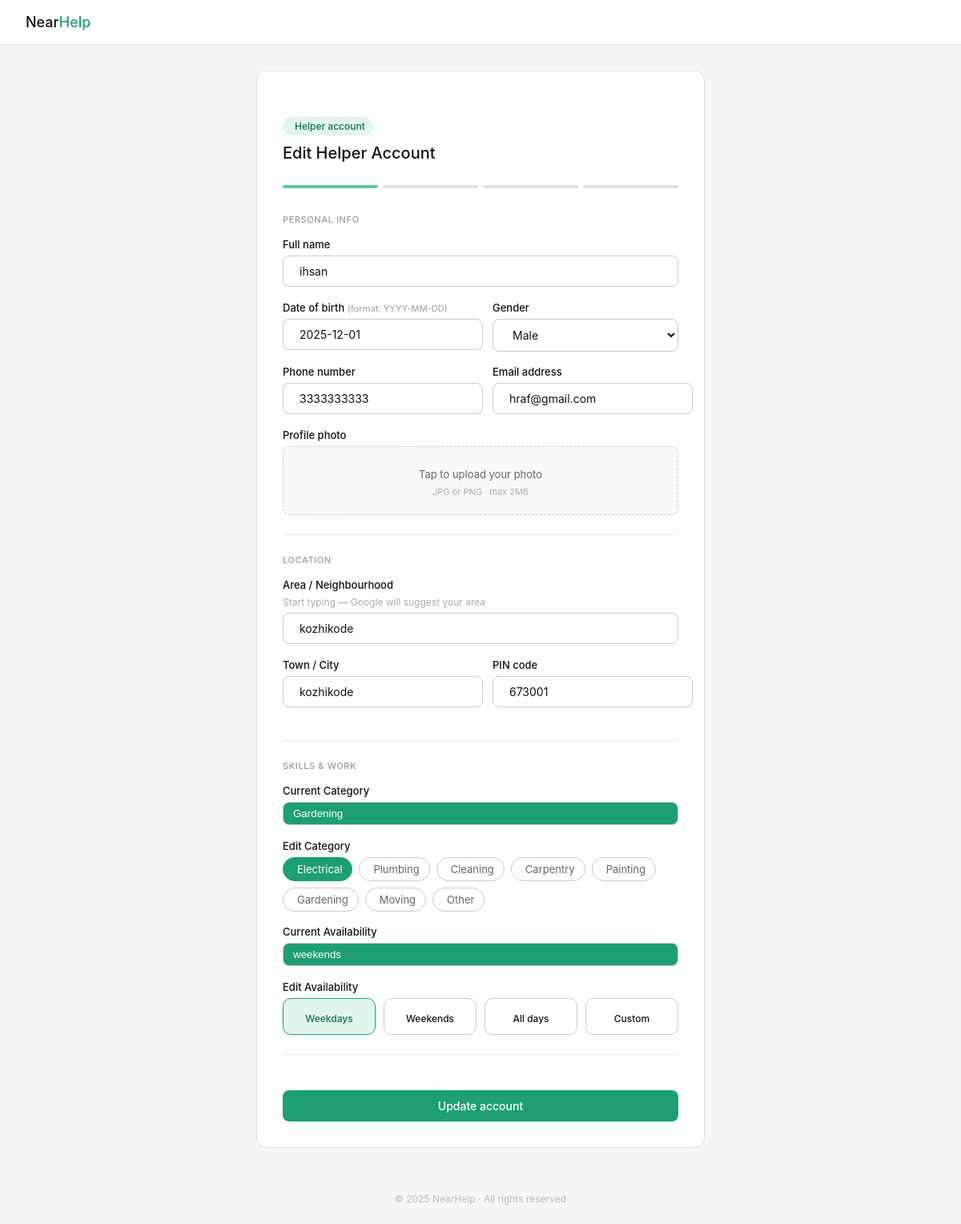
The app's page /Edit_helper_data_table/3/ with its own data.
### projectnearhelpapp/models.py (models this page shows)
class Helper_details(models.Model):
        user = models.OneToOneField(settings.AUTH_USER_MODEL, on_delete=models.CASCADE , related_name='helper_details', null=True, blank=True)
        Fullname = models.CharField(max_length=50)
        Dob = models.DateField()
        Gender = models.CharField()
        Phone_number = models.CharField()
        Email = models.CharField()
        Photo = models.ImageField(upload_to="photos/" , blank=True, null=True)
        Area = models.CharField(max_length=100, null=True, blank=True)
        Town = models.CharField(max_length=100)
        Pin = models.IntegerField()
        Category = models.CharField()
        Availability = models.CharField()
        Password = models.CharField(max_length=128)

### projectnearhelpapp/views.py (the view)
# urls.py: path('Edit_helper_data_table/<int:pk>/',views.Edit_helper_data_table,name='Edit_helper_data_table'),
def Edit_helper_data_table(request, pk):
    selected_helper = Helper_details.objects.get(id=pk)
    return render(request,'admin_dashboard/edit_helper_data_admin.html',{'selected_helper':selected_helper})

### projectnearhelpapp/templates/admin_dashboard/edit_helper_data_admin.html (shortened to what this page needs)
<!DOCTYPE html>
<html lang="en">
    <head>
        {% load static %}
        <link rel="stylesheet"
            href="https://cdn.jsdelivr.net/npm/@tabler/icons-webfont@latest/dist/tabler-icons.min.css" />
        <link rel="stylesheet" href="{% static 'css/helper_signup_page.css' %}">
    </head>
    <body>
        <nav class="nav">
            <a class="logo" href="#">Near<span>Help</span></a>
        </nav>
        <div class="page">
            <div class="form-wrap">
                <div class="form-head">
                    <div class="badge"> Helper
                        account</div>
                    <h1>Edit Helper Account</h1>
                </div>
                <div class="progress-bar">
                    <div class="progress-step active"></div>
                    <div class="progress-step"></div>
                    <div class="progress-step"></div>
                    <div class="progress-step"></div>
                </div>
                <form
                    action="{% url 'Update_helper_data_table' selected_helper.id %}"
                    method="post"
                    enctype="multipart/form-data">
                    <div class="section-title">Personal info</div>
                    <div class="field">
                        <label for="fullname">Full name</label>
                        <div class="input-wrap">
                            <input type="text" id="fullname" name="fullname"
                                value="{{ selected_helper.Fullname }}" />
                        </div>
                    </div>
                    <div class="two-col">
                        <div class="field">
                            <label for>Date of birth <span>(format: YYYY-MM-DD)</span></label>
                            <div class="input-wrap">
                                <input type="text" id="dob" name="dob" value="{{ selected_helper.Dob|date:'c'  }}"/>
                            </div>
                        </div>
                        <div class="field">
                            <label for="gender">Gender</label>
                            <div class="input-wrap">
                                <select id="gender" name="gender"
                                    value="{{ selected_helper.Gender }}">
                                    <option value="male">Male</option>
                                </select>
                            </div>
                        </div>
                    </div>
                    <div class="two-col">
                        <div class="field">
                            <label for="phone">Phone number</label>
                            <div class="input-wrap">
                                <input type="text" id="phone" name="phone"
                                    maxlength="10" pattern="[0-9]{10}"
                                    value="{{ selected_helper.Phone_number }}" />
                            </div>
                        </div>
                        <div class="field">
                            <label for="email">Email address</label>
                            <div class="input-wrap">
                                <input type="email" id="email" name="email"
                                    value="{{ selected_helper.Email }}" />
                            </div>
                        </div>
                    </div>
                    <div class="field">
                        <label>Profile photo</label>
                        <div class="photo-upload" id="photoBox">
                            <p>Tap to upload your photo</p>
                            <span>JPG or PNG · max 2MB</span>
                        </div>
                    </div>
                    <hr class="divider" />
                    <div class="section-title">Location</div>
                    <div class="field">
                        <label for="area">Area / Neighbourhood</label>
                        <span class="hint">Start typing — Google will suggest
                            your area</span>
                        <div class="input-wrap">
                            <input type="text" id="area" name="area"
                                value="{{ selected_helper.Area }}" />
                        </div>
                    </div>
                    <div class="two-col">
                        <div class="field">
                            <label for="town">Town / City</label>
                            <div class="input-wrap">
                                <input type="text" id="town" name="town"
                                    value="{{ selected_helper.Town }}" />
                            </div>
                        </div>
                        <div class="field">
                            <label for="pin">PIN code</label>
                            <div class="input-wrap">
                                <input type="text" id="pin" name="pin"
                                    value="{{ selected_helper.Pin }}"
                                    maxlength="6" pattern="[0-9]{6}" />
                            </div>
                        </div>
                    </div>
                    <hr class="divider" />
                    <div class="section-title">Skills & work</div>
                    <div class="field">
                        <label for="dob">Current Category</label>
                        <div class="display_chip">
                            <input class="display_input" type="text"
                                value="{{ selected_helper.Category }}" readonly>
                        </div>
                    </div>
                    <div class="field">
                        <label>Edit Category </label>
                        <div class="chip-group" id="catGroup">
                            <div class="chip active" data-val="Electrical"> Electrical</div>
                            <div class="chip" data-val="Plumbing"> Plumbing</div>
                            <div class="chip" data-val="Cleaning"> Cleaning</div>
                            <div class="chip" data-val="Carpentry"> Carpentry</div>
                            <div class="chip" data-val="Painting"> Painting</div>
                            <div class="chip" data-val="Gardening"> Gardening</div>
                            <div class="chip" data-val="Moving"> Moving</div>
                            <div class="chip" data-val="Other">
                                Other</div>
                        </div>
                    </div>
                    <div class="field">
                        <label for="dob">Current Availability</label>
                        <div class="display_chip">
                            <input class="display_input" type="text"
                                value="{{ selected_helper.Availability }}" readonly>
                        </div>
                    </div>
                    <div class="field">
                        <label class="edit_label">Edit Availability</label>
                        <div class="avail-group" id="availGroup">
                            <div class="avail-card active" data-val="weekdays">
                                <div class="a-label">Weekdays</div>
                            </div>
                            <div class="avail-card" data-val="weekends">
                                <div class="a-label">Weekends</div>
                            </div>
                            <div class="avail-card" data-val="allday">
                                <div class="a-label">All days</div>
                            </div>
                            <div class="avail-card" data-val="other">
                                <div class="a-label">Custom</div>
                            </div>
                        </div>
                    </div>
                    <hr class="divider" />
                    <button type="submit" class="btn-primary">Update
                        account</button>
                </form>
            </div>
        </div>
        <div class="page-footer">© 2025 NearHelp · All rights reserved</div>
    </body>
</html>

### static/css/helper_signup_page.css (style rules this page uses)
* { box-sizing: border-box; margin: 0; padding: 0; }
body { font-family: -apple-system, BlinkMacSystemFont, 'Segoe UI', Roboto, sans-serif; background: #f5f5f3; color: #111; min-height: 100vh; display: flex; flex-direction: column; }
.nav { background: #fff; border-bottom: 0.5px solid #e0e0e0; padding: 0 2rem; height: 56px; display: flex; align-items: center; justify-content: space-between; position: sticky; top: 0; z-index: 10; }
.logo { font-size: 18px; font-weight: 500; color: #111; text-decoration: none; }
.logo span { color: #1D9E75; }
.page { flex: 1; display: flex; align-items: flex-start; justify-content: center; padding: 2rem 1rem; }
.form-wrap { width: 100%; max-width: 560px; background: #fff; border: 0.5px solid #e0e0e0; border-radius: 12px; padding: 2rem; }
.form-head { margin-bottom: 1.8rem; }
.form-head .badge { display: inline-flex; align-items: center; gap: 5px; background: #E1F5EE; color: #0F6E56; font-size: 12px; font-weight: 500; padding: 4px 10px; border-radius: 999px; margin-bottom: 10px; }
.form-head h1 { font-size: 20px; font-weight: 500; color: #111; margin-bottom: 4px; }
.progress-bar { display: flex; gap: 6px; margin-bottom: 2rem; }
.progress-step { flex: 1; height: 4px; border-radius: 999px; background: #e0e0e0; }
.progress-step.active { background: #5DCAA5; }
.section-title { font-size: 11px; font-weight: 500; color: #999; text-transform: uppercase; letter-spacing: 0.6px; margin-bottom: 1rem; }
.divider { border: none; border-top: 0.5px solid #e8e8e8; margin: 1.5rem 0; }
.field { margin-bottom: 1.1rem; }
.field label { display: block; font-size: 13px; font-weight: 500; color: #111; margin-bottom: 6px; }
.field .hint { display: block; font-size: 12px; color: #aaa; margin-bottom: 6px; }
.input-wrap { display: flex; align-items: center; border: 0.5px solid #ccc; border-radius: 8px; overflow: hidden; background: #fff; transition: border-color 0.15s; }
.input-wrap input, .input-wrap select { flex: 1; border: none; outline: none; padding: 10px 10px 10px 0; font-size: 14px; background: transparent; color: #111; font-family: inherit; }
.input-wrap select { cursor: pointer; padding-right: 10px; }
.photo-upload { border: 0.5px dashed #ccc; border-radius: 8px; padding: 1.25rem; text-align: center; cursor: pointer; background: #f9f9f9; transition: border-color 0.15s; position: relative; }
.photo-upload p { font-size: 13px; color: #666; margin-bottom: 2px; }
.photo-upload span { font-size: 11px; color: #aaa; }
.two-col { display: grid; grid-template-columns: 1fr 1fr; gap: 12px; }
.chip-group { display: flex; flex-wrap: wrap; gap: 8px; }
.chip { display: inline-flex; align-items: center; gap: 5px; padding: 6px 12px; font-size: 13px; border: 0.5px solid #ccc; border-radius: 999px; cursor: pointer; color: #666; background: #fff; transition: all 0.12s; user-select: none; font-family: inherit; }
.chip.active { background: #1D9E75; color: #fff; border-color: #1D9E75; }
.avail-group { display: flex; gap: 10px; flex-wrap: wrap; }
.avail-card { flex: 1; min-width: 100px; border: 0.5px solid #ccc; border-radius: 10px; padding: 12px 10px; cursor: pointer; text-align: center; background: #fff; transition: all 0.12s; user-select: none; }
.avail-card .a-label { font-size: 12px; font-weight: 500; color: #111; }
.avail-card.active { border-color: #1D9E75; background: #E1F5EE; }
.avail-card.active i, .avail-card.active .a-label { color: #0F6E56; }
.btn-primary { width: 100%; background: #1D9E75; color: #fff; border: none; border-radius: 8px; padding: 11px; font-size: 14px; font-weight: 500; cursor: pointer; font-family: inherit; transition: background 0.15s; margin-top: 1.25rem; }
.page-footer { text-align: center; padding: 1.5rem; font-size: 12px; color: #bbb; }

### projectnearhelpapp/templates/admin_dashboard/edit_helper_data_admin.html (style rules this page uses)
.edit_label { font-weight: 500; color: #555; margin-bottom: 8px; display: block; }
.display_chip { padding: 6px 12px; display: flex; border: 0.5px solid #ccc; border-radius: 8px; overflow: hidden; background:#1D9E75; transition: border-color 0.15s; }
.display_input { color: white; background:#1D9E75; border: none; }
.field span { font-size: 11px; color: #aaa; }

### records on screen
Helper_details: fullname "ihsan", dob "2025-12-01", gender "Male", phone "3333333333", email "hraf@gmail.com", area "kozhikode", town "kozhikode", pin "673001", Category "Gardening", Availability "weekends"
